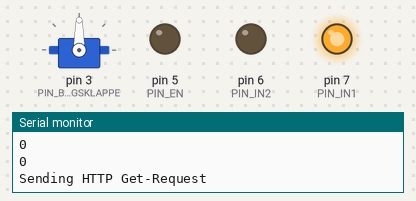
The program below on a simulated Arduino Uno, built with avr-gcc and run on an emulated ATmega328P. Parts: servo, output pins drawn as LEDs (lit = HIGH), the last lines printed to the serial monitor. Random numbers use the default seed unless the program sets one; the modem accepts every AT command (registered, SIM ready, sends succeed) and sends nothing else. At 51.2 s the program stops and its outputs stay as they are.

Above: at 0.1 s.
At 40.6 s:
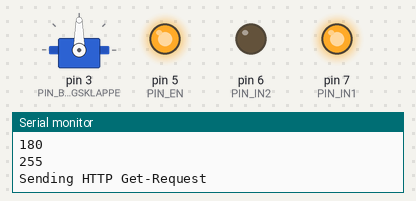
Timing chart, 0 to 42.1 s (numbered marks = the images above):
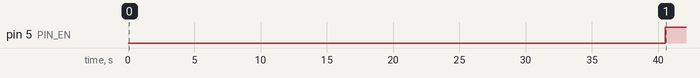

The program:

main.cpp
```cpp
#include <Arduino.h>  //Import der Klassen
#include <Servo.h>
#include "Belueftungsklappe.h"
#include "Ventilator.h"
#include "SimulatedESP8266.h"
#include "AirSensor.h"

#define PIN_BELUEFTUNGSKLAPPE 3   //definieren der PINs

#define PIN_EN 5  //Geschwindigkeit Ventilator
#define PIN_IN1 7  //Richtung, in die der Ventilator dreht
#define PIN_IN2 6  //Richtung, in die der Ventilator dreht

SimulatedESP8266 myESP(12,11);  //PINS anschauen...

AirSensor airSensor1;   //Deklaration Objekte (initialisierung ohne Startwert)
Servo klappe1;

Belueftungsklappe belueftungsklappe1{PIN_BELUEFTUNGSKLAPPE, klappe1} ;
Ventilator ventilator1{PIN_EN,PIN_IN1,PIN_IN2};

String host = "104.248.41.20:1885";

void setup() {
  Serial.begin(9600);
  myESP.setup();
  klappe1.attach(PIN_BELUEFTUNGSKLAPPE);    //PIN Belueftungsklappe setzen
}

void loop() {
  float quality=airSensor1.getAirQuality();   //Auslesen Luftqualität
  belueftungsklappe1.setPositionBelueftungsklappe(quality);   //Position Belueftungsklappe initialisieren
  ventilator1.setVentilatorSpeed(quality);    //Ventilator Geschwindigkeit initialisieren

//  int Speed = analogRead(PIN_EN);
//  int Angle = analogRead(PIN_BELUEFTUNGSKLAPPE);
//  int Airquality = analogRead(quality);

//  String payload_speed = "{\"Speed\":" + String(Speed);
//  payload_speed = payload_speed + "}";

//  String payload_angle = "{\"Angle\":" + String(Angle);
//  payload_angle = payload_angle + "}";


//  String payload_quality = "{\"Airquality\":" + String(Airquality);
//  payload_quality = payload_quality + "}";

//  int speedeee = myESP.httpPost(host, "/Venti/postSpeed", payload_speed).toInt();
//  Serial.println(speedeee);

//  int angleeee = myESP.httpPost(host, "//Klappe/postAngle", payload_angle).toInt();
//  Serial.println(angleeee);

//  setSpeed(speedeee);
//  setAngle(angleeee);

//ventilator1.setVentilatorSpeed(quality);

String response = myESP.httpGet(host, "/Data");
  Serial.println(response);

 String  payload1 = "{\"Airquality\":" + String(airSensor1.getAirQuality()) +
                    ",\"Angle\":" + String(belueftungsklappe1.setPositionBelueftungsklappe(quality)) +
                    ",\"Speed\":" + String(ventilator1.setVentilatorSpeed(quality)) + "}";
//  payload_quality = payload_quality + "}";

myESP.httpPost(host, "/Data", payload1);


}
```

AirSensor.cpp
```cpp
// (licence header left out)
#include "Arduino.h"
#include "AirSensor.h"

AirSensor::AirSensor()
{
    Serial.begin(9600);
};

float AirSensor::getAirQuality()
{
    if (millis() - timeSinceUpdate > 1000)
    {
        if (airQuality <= 0)
        {
            goDown = false;
        }
        if (airQuality >= 100)
        {
            goDown = true;
        }
        if (goDown)
        {
            airQuality = airQuality - random(3);
        }
        else
        {
            airQuality = airQuality + random(3);
        }
        timeSinceUpdate = millis();
    }
    Serial.print("Airquality: ");
    Serial.println(airQuality);
    return airQuality/100.0;
}
```

AirSensor.h
```cpp
// (licence header left out)
#ifndef AIRSENSOR_H
#define AIRSENSOR_H

class AirSensor
{
public:
    /**
    * @brief Construct a new Air Sensor object
    *
    */
    AirSensor();

    /**
    * @brief Returns air quality. 1.0 = Top air quality, 0.0 = very bad air quality
    * The air quality is calculated only when the function is called and at most once per second.
    *
    * @return Airquality as float beetween 0.0 and 1.0
    */
    float getAirQuality();

private:
    int airQuality{100};
    unsigned long timeSinceUpdate{0};
    bool goDown{true};
};

#endif
```

Belueftungsklappe.cpp
```cpp
//Belueftungsklappe.cpp

#include <Arduino.h>      //Import der Klassenbibliotheken
#include <Servo.h>
#include "Belueftungsklappe.h"
#include "AirSensor.h"
//Initialisiere PIN und Position
Belueftungsklappe::Belueftungsklappe(int pinBelueftungsklappe, Servo belueftungsklappenposition) : pinBelueftungsklappe{pinBelueftungsklappe}, belueftungsklappenposition{belueftungsklappenposition}
{
    pinMode(pinBelueftungsklappe, OUTPUT);
    position = 0;       //Implementierung Konstruktor
}

float Belueftungsklappe::setPositionBelueftungsklappe(float quality)         //Positionsbedingung
{
    if (quality <= 1 && quality >= 0.7)
    {
        position = 600-(600*quality);
    }
    else
    {
        position = 180;
    }

    belueftungsklappenposition.write(position);

    Serial.println(position);


    return position;

}
```

Belueftungsklappe.h
```cpp
// Belueftungsklappe.h

#include "AirSensor.h"      //Import der Klassenbibliotheken
#include "Servo.h"

#ifndef BELUEFTUNGSKLAPPE_H
#define BELUEFTUNGSKLAPPE_H     //Wenn noch nicht definiert dann definieren

class Belueftungsklappe     //KLassendeklaration
{
public:     //Variablen die beim Verwenden eines Objektes dieser Klasse sichtbar sind
    Belueftungsklappe(int pinBelueftungsklappe, Servo belueftungsklappenposition);      //Dekleration Konstruktor
    float setPositionBelueftungsklappe(float quality);

private:       //Variablen die nur innerhalb diser Klasse sichtbar sind
    int position;
    int pinBelueftungsklappe;
    Servo belueftungsklappenposition;
};

#endif //BELUEFTUNGSKLAPPE_H
```

SimulatedESP8266.cpp
```cpp
// (licence header left out)
#include "Arduino.h"
#include "SimulatedESP8266.h"

#define DEBUG false // set to TRUE to get more informations during runtime
uint8_t m_responseBuffer[300] = {0};

SimulatedESP8266::SimulatedESP8266(int rxPin, int txPin) : rxPin{rxPin}, txPin{txPin}
{
}

void SimulatedESP8266::setup()
{
  espSerial.begin(115200);

  espData("AT+RST", 10, DEBUG);                     //Reset the ESP8266 module
  espData("AT+CWMODE=1", 10, DEBUG);                //Set the ESP mode as station mode
  espData("AT+CWJAP=\"VBB\",\"12345\"", 10, DEBUG); //Connect to WiFi network
  Serial.println("ESP ready");
}

String SimulatedESP8266::httpGet(String host, String endpoint, String protocol = "80")
{
  Serial.println("Sending HTTP Get-Request");
  String sendData = "GET " + endpoint;
  espData("AT+CIPMUX=1", 10, DEBUG); //Allow multiple connections
  espData("AT+CIPSTART=0,\"TCP\",\"" + host + "\"," + protocol, 10, DEBUG);
  espData("AT+CIPSEND=0," + String(sendData.length() + 4), 10, DEBUG);
  espSerial.find('>');
  String response = espData(sendData, 10, DEBUG);
  espData("AT+CIPCLOSE=0", 10, DEBUG);
  return response;
}

String SimulatedESP8266::httpPost(String host, String endpoint, String payload, String protocol = "80")
{
  Serial.println("Sending HTTP Post-Request");
  String sendData = "POST " + endpoint +" HTTP/1.1\r"
  + "Host: " + host + "\r"
  + "Content-Type: text/plain\r"
  + "Content-Length: " + payload.length() + "\r\r"
  + payload;
  espData("AT+CIPMUX=1", 10, DEBUG); //Allow multiple connections
  espData("AT+CIPSTART=0,\"TCP\",\"" + host + "\"," + protocol, 10, DEBUG);
  espData("AT+CIPSEND=0," + String(sendData.length() + 4), 10, DEBUG);
  espSerial.find('>');
  String response = espData(sendData, 10, DEBUG);
  espData("AT+CIPCLOSE=0", 10, DEBUG);
  return response;
}

String SimulatedESP8266::espData(String command, long timeout, boolean debug)
{
  String response = "";
  espSerial.println(command);
  long time = millis();
  while ((time + timeout) > millis())
  {
    while (espSerial.available())
    {
      char c = espSerial.read();
      response += c;
    }
  }
  return response;
}
```

SimulatedESP8266.h
```cpp
// (licence header left out)
#include "Arduino.h"
#include <SoftwareSerial.h> //Software Serial library

#ifndef SIMULATEDESP8266
#define SIMULATEDESP8266

class SimulatedESP8266 {

public:
    SimulatedESP8266(int rxPin, int txPin);
    void setup();
    String httpGet(String host, String endpoint, String protocol = "80");
    String httpPost(String host, String endpoint, String payload, String protocol = "80");

private:
    int txPin;
    int rxPin;
    String espData(String command, long timeout, boolean debug);
    SoftwareSerial espSerial = SoftwareSerial(rxPin,txPin);
};

#endif
```

Ventilator.cpp
```cpp
// Ventilator.cpp

#include <Arduino.h>        //Import der Klassenbibliotheken
#include "Ventilator.h"
#include "AirSensor.h"
//Initialisiere PIN und Geschwindigkeit
Ventilator::Ventilator(const int PIN_EN, const int PIN_IN1, const int PIN_IN2) : PIN_EN{PIN_EN}, PIN_IN1{PIN_IN1}, PIN_IN2{PIN_IN2}
{
    pinMode(PIN_EN, OUTPUT);
    pinMode(PIN_IN1, OUTPUT);
    pinMode(PIN_IN2, OUTPUT);

    digitalWrite(PIN_IN1, HIGH);
    digitalWrite(PIN_IN2, LOW);

    speed = 0;      //Implementierung Konstruktor
}

float Ventilator::setVentilatorSpeed(float quality)      //Geschwindikeitsbedingung
{
    if (quality <= 0.7 && quality >= 0.6)
    {
        speed = 1017-(1270*quality);
    }

    if (quality < 0.6)

    {
        speed = 255;
    }

    else
    {
       speed = 0;
    }
    analogWrite(PIN_EN, speed);
    Serial.println(speed);

    return speed;
}
```

Ventilator.h
```cpp
//Ventilator.h

#include "AirSensor.h"      //Import der Klassenbibliotheken
#include "SimulatedESP8266.h"

#ifndef VENTILATOR_H
#define VENTILATOR_H        //Wenn noch nicht definiert dann definieren

class Ventilator        //KLassendeklaration
{
public:     //Variablen die beim Verwenden eines Objektes dieser Klasse sichtbar sind
    Ventilator(const int PIN_EN, const int PIN_IN1, const int PIN_IN2);
    float setVentilatorSpeed(float quality);


private:        //Variablen die nur innerhalb diser Klasse sichtbar sind

    int speed;
    int PIN_EN;
    const int PIN_IN1;
    const int PIN_IN2;
};

#endif //VENTILATOR_H
```

Measured:
- by itself, pin 5 (PIN_EN): LOW → HIGH at 40.5 s
